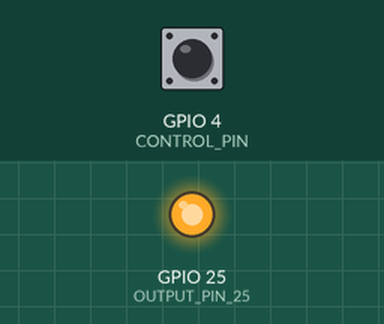
This sketch was run on a simulated ESP32. Shown: output pins drawn as LEDs (lit = HIGH). The inputs (shaded band) are chosen by the test bench; at power-on: GPIO 4 (CONTROL_PIN) HIGH. WiFi joins after 1.5 s; servers stay silent unless stated; no radio packets arrive unless stated; what the sketch prints to the serial monitor is not drawn.

Above: at 9.7 s.
9.8 s: GPIO 4 (CONTROL_PIN) pulled LOW for 0.15 s
At 9.87 s:
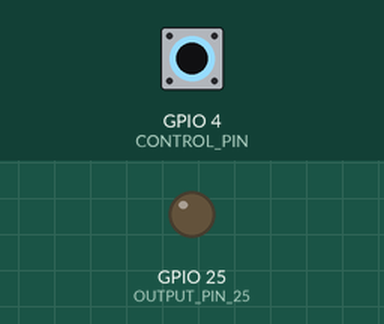
11.4 s: GPIO 4 (CONTROL_PIN) pulled LOW for 3.2 s
At 15.6 s:
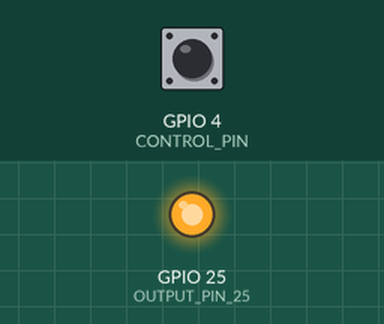
Timing chart, 0 to 17.1 s (numbered marks = the images above; inputs shaded):
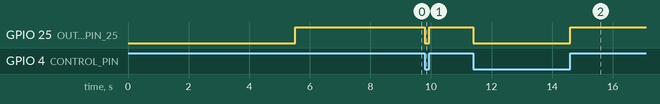

The sketch:

main.ino
```cpp
#include <Arduino.h>
#include <WiFi.h>
#include <WiFiMulti.h>
#include <WebSocketsClient.h>
#include <SPI.h>
#include <LoRa.h>

// WiFi setup
WiFiMulti wifiMulti;
const char *ssid = "Xiaomi 13";
const char *pass = "123456788";

// Chân LoRa
#define SS 5
#define RST 14
#define DIO0 2

// Chân I/O
#define CONTROL_PIN 4       // D4 - nút nhấn
#define OUTPUT_PIN_25 25    // D25 - điều khiển LED

// WebSocket
WebSocketsClient webSocket;

void webSocketEvent(WStype_t type, uint8_t * payload, size_t length) {
  switch (type) {
    case WStype_CONNECTED:
       Serial.println(" WebSocket connected!");
      break;
    case WStype_DISCONNECTED:
       Serial.println(" WebSocket disconnected!");
      break;
    case WStype_TEXT:
      Serial.printf(" WebSocket message: %s\n", payload);
      break;
    default:
      break;
  }
}

void setup() {
  Serial.begin(115200);

  for (uint8_t t = 4; t > 0; t--) {
    Serial.printf("[SETUP] BOOT WAIT %d...\n", t);
    Serial.flush();
    delay(1000);
  }

  // WiFi connect
  wifiMulti.addAP(ssid, pass);
  while (wifiMulti.run() != WL_CONNECTED) {
    delay(100);
  }
  Serial.println(" WiFi connected!");
  Serial.println("IP Address: " + WiFi.localIP().toString());

  // LoRa init
  SPI.begin();
  LoRa.setPins(SS, RST, DIO0);
  if (!LoRa.begin(433E6)) {
    Serial.println(" LoRa init failed!");
    while (1);
  }
  Serial.println(" LoRa Receiver started!");

  // Pin config
  pinMode(CONTROL_PIN, INPUT_PULLUP);     // Nút nhấn (LOW khi nhấn)
  pinMode(OUTPUT_PIN_25, OUTPUT);         // LED
  digitalWrite(OUTPUT_PIN_25, HIGH);      // Mặc định LED tắt (HIGH)

  // WebSocket config
  webSocket.beginSSL("api.cungcapdichvunchts.id.vn", 443, "/");

  webSocket.onEvent(webSocketEvent);
  webSocket.setReconnectInterval(5000);
}

void loop() {
  webSocket.loop();

  // Đọc trạng thái nút và điều khiển LED tương ứng
  bool buttonState = digitalRead(CONTROL_PIN);

  if (buttonState == LOW) {
    // Nút đang được nhấn
    digitalWrite(OUTPUT_PIN_25, LOW);   // Bật LED
  } else {
    // Nút thả ra
    digitalWrite(OUTPUT_PIN_25, HIGH);  // Tắt LED
  }

  // Nhận dữ liệu từ LoRa
  int packetSize = LoRa.parsePacket();
  if (packetSize) {
    String receivedText = "";
    while (LoRa.available()) {
      receivedText += (char)LoRa.read();
    }

    Serial.println("------ Received from LoRa ------");
    Serial.println(receivedText);
    Serial.println("--------------------------------");

    if (receivedText.indexOf("ID1") != -1 || receivedText.indexOf("ID2") != -1) {
      // Serial.println("Gửi dữ liệu WebSocket:");
      webSocket.sendTXT(receivedText.c_str());
      delay(100);
    }
  }
}
```

Measured:
- after the input at 9.8 s, GPIO 25 (OUTPUT_PIN_25): HIGH → LOW at once, → HIGH 0.15 s later
- after the input at 11.4 s, GPIO 25 (OUTPUT_PIN_25): HIGH → LOW at once, → HIGH 3.2 s later
